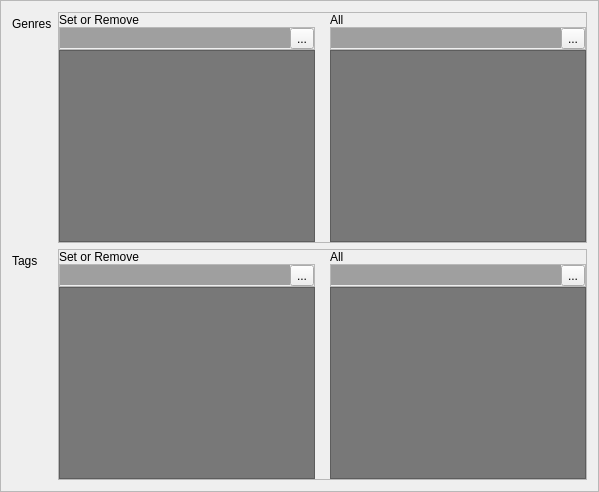
    <widget class="QFrame" name="frame">
     <property name="frameShape">
      <enum>QFrame::StyledPanel</enum>
     </property>
     <property name="frameShadow">
      <enum>QFrame::Sunken</enum>
     </property>
     <layout class="QFormLayout" name="formLayout">
      <item row="0" column="0">
       <widget class="QLabel" name="label_24">
        <property name="text">
         <string>Genres</string>
        </property>
       </widget>
      </item>
      <item row="1" column="0">
       <widget class="QLabel" name="label_32">
        <property name="text">
         <string>Tags</string>
        </property>
       </widget>
      </item>
      <item row="1" column="1">
       <widget class="QFrame" name="frame_17">
        <property name="frameShape">
         <enum>QFrame::StyledPanel</enum>
        </property>
        <property name="frameShadow">
         <enum>QFrame::Raised</enum>
        </property>
        <layout class="QGridLayout" name="gridLayout_5">
         <property name="leftMargin">
          <number>0</number>
         </property>
         <property name="topMargin">
          <number>0</number>
         </property>
         <property name="rightMargin">
          <number>0</number>
         </property>
         <property name="bottomMargin">
          <number>0</number>
         </property>
         <property name="horizontalSpacing">
          <number>15</number>
         </property>
         <property name="verticalSpacing">
          <number>0</number>
         </property>
         <item row="0" column="0">
          <widget class="QLabel" name="label_34">
           <property name="text">
            <string>Set or Remove</string>
           </property>
          </widget>
         </item>
         <item row="1" column="0">
          <widget class="QFrame" name="frame_16">
           <property name="frameShape">
            <enum>QFrame::StyledPanel</enum>
           </property>
           <property name="frameShadow">
            <enum>QFrame::Raised</enum>
           </property>
           <layout class="QHBoxLayout" name="horizontalLayout_13">
            <property name="spacing">
             <number>0</number>
            </property>
            <property name="leftMargin">
             <number>0</number>
            </property>
            <property name="topMargin">
             <number>0</number>
            </property>
            <property name="rightMargin">
             <number>0</number>
            </property>
            <property name="bottomMargin">
             <number>0</number>
            </property>
            <item>
             <widget class="QLineEdit" name="tags_yes">
              <property name="palette">
               <palette>
                <active>
                 <colorrole role="Base">
                  <brush brushstyle="SolidPattern">
                   <color alpha="255">
                    <red>159</red>
                    <green>159</green>
                    <blue>159</blue>
                   </color>
                  </brush>
                 </colorrole>
                </active>
                <inactive>
                 <colorrole role="Base">
                  <brush brushstyle="SolidPattern">
                   <color alpha="255">
                    <red>159</red>
                    <green>159</green>
                    <blue>159</blue>
                   </color>
                  </brush>
                 </colorrole>
                </inactive>
                <disabled>
                 <colorrole role="Base">
                  <brush brushstyle="SolidPattern">
                   <color alpha="255">
                    <red>108</red>
                    <green>108</green>
                    <blue>108</blue>
                   </color>
                  </brush>
                 </colorrole>
                </disabled>
               </palette>
              </property>
              <property name="autoFillBackground">
               <bool>true</bool>
              </property>
              <property name="frame">
               <bool>false</bool>
              </property>
             </widget>
            </item>
            <item>
             <widget class="QToolButton" name="tags_yes_button">
              <property name="text">
               <string>...</string>
              </property>
             </widget>
            </item>
           </layout>
          </widget>
         </item>
         <item row="1" column="1">
          <widget class="QFrame" name="frame_19">
           <property name="frameShape">
            <enum>QFrame::StyledPanel</enum>
           </property>
           <property name="frameShadow">
            <enum>QFrame::Raised</enum>
           </property>
           <layout class="QHBoxLayout" name="horizontalLayout_14">
            <property name="spacing">
             <number>0</number>
            </property>
            <property name="leftMargin">
             <number>0</number>
            </property>
            <property name="topMargin">
             <number>0</number>
            </property>
            <property name="rightMargin">
             <number>0</number>
            </property>
            <property name="bottomMargin">
             <number>0</number>
            </property>
            <item>
             <widget class="QLineEdit" name="tags_no">
              <property name="palette">
               <palette>
                <active>
                 <colorrole role="Base">
                  <brush brushstyle="SolidPattern">
                   <color alpha="255">
                    <red>159</red>
                    <green>159</green>
                    <blue>159</blue>
                   </color>
                  </brush>
                 </colorrole>
                </active>
                <inactive>
                 <colorrole role="Base">
                  <brush brushstyle="SolidPattern">
                   <color alpha="255">
                    <red>159</red>
                    <green>159</green>
                    <blue>159</blue>
                   </color>
                  </brush>
                 </colorrole>
                </inactive>
                <disabled>
                 <colorrole role="Base">
                  <brush brushstyle="SolidPattern">
                   <color alpha="255">
                    <red>108</red>
                    <green>108</green>
                    <blue>108</blue>
                   </color>
                  </brush>
                 </colorrole>
                </disabled>
               </palette>
              </property>
              <property name="autoFillBackground">
               <bool>true</bool>
              </property>
              <property name="frame">
               <bool>false</bool>
              </property>
             </widget>
            </item>
            <item>
             <widget class="QToolButton" name="tags_no_button">
              <property name="text">
               <string>...</string>
              </property>
             </widget>
            </item>
           </layout>
          </widget>
         </item>
         <item row="2" column="0">
          <widget class="QListWidget" name="tags_yes_list">
           <property name="styleSheet">
            <string notr="true">QListWidget{background:rgb(120,120,120)}
QListWidget::item:selected{background: rgb(219, 219, 219)}
QListWidget::item:selected{color:black} </string>
           </property>
           <property name="editTriggers">
            <set>QAbstractItemView::NoEditTriggers</set>
           </property>
          </widget>
         </item>
         <item row="2" column="1">
          <widget class="QListWidget" name="tags_no_list">
           <property name="styleSheet">
            <string notr="true">QListWidget{background:rgb(120,120,120)}
QListWidget::item:selected{background: rgb(219, 219, 219)}
QListWidget::item:selected{color:black} </string>
           </property>
           <property name="editTriggers">
            <set>QAbstractItemView::NoEditTriggers</set>
           </property>
          </widget>
         </item>
         <item row="0" column="1">
          <widget class="QLabel" name="label_33">
           <property name="text">
            <string>All</string>
           </property>
          </widget>
         </item>
        </layout>
       </widget>
      </item>
      <item row="0" column="1">
       <widget class="QFrame" name="frame_14">
        <property name="frameShape">
         <enum>QFrame::StyledPanel</enum>
        </property>
        <property name="frameShadow">
         <enum>QFrame::Raised</enum>
        </property>
        <layout class="QGridLayout" name="gridLayout_4">
         <property name="leftMargin">
          <number>0</number>
         </property>
         <property name="topMargin">
          <number>0</number>
         </property>
         <property name="rightMargin">
          <number>0</number>
         </property>
         <property name="bottomMargin">
          <number>0</number>
         </property>
         <property name="horizontalSpacing">
          <number>15</number>
         </property>
         <property name="verticalSpacing">
          <number>0</number>
         </property>
         <item row="0" column="1">
          <widget class="QLabel" name="label_30">
           <property name="text">
            <string>All</string>
           </property>
          </widget>
         </item>
         <item row="0" column="0">
          <widget class="QLabel" name="label_29">
           <property name="text">
            <string>Set or Remove</string>
           </property>
          </widget>
         </item>
         <item row="2" column="1">
          <widget class="QListWidget" name="genres_no_list">
           <property name="styleSheet">
            <string notr="true">QListWidget{background:rgb(120,120,120)}
QListWidget::item:selected{background: rgb(219, 219, 219)}
QListWidget::item:selected{color:black} </string>
           </property>
           <property name="editTriggers">
            <set>QAbstractItemView::NoEditTriggers</set>
           </property>
          </widget>
         </item>
         <item row="2" column="0">
          <widget class="QListWidget" name="genres_yes_list">
           <property name="styleSheet">
            <string notr="true">QListWidget{background:rgb(120,120,120)}
QListWidget::item:selected{background: rgb(219, 219, 219)}
QListWidget::item:selected{color:black} </string>
           </property>
           <property name="editTriggers">
            <set>QAbstractItemView::NoEditTriggers</set>
           </property>
          </widget>
         </item>
         <item row="1" column="0">
          <widget class="QFrame" name="frame_7">
           <property name="frameShape">
            <enum>QFrame::StyledPanel</enum>
           </property>
           <property name="frameShadow">
            <enum>QFrame::Raised</enum>
           </property>
           <layout class="QHBoxLayout" name="horizontalLayout_11">
            <property name="spacing">
             <number>0</number>
            </property>
            <property name="leftMargin">
             <number>0</number>
            </property>
            <property name="topMargin">
             <number>0</number>
            </property>
            <property name="rightMargin">
             <number>0</number>
            </property>
            <property name="bottomMargin">
             <number>0</number>
            </property>
            <item>
             <widget class="QLineEdit" name="genres_yes">
              <property name="palette">
               <palette>
                <active>
                 <colorrole role="Base">
                  <brush brushstyle="SolidPattern">
                   <color alpha="255">
                    <red>159</red>
                    <green>159</green>
                    <blue>159</blue>
                   </color>
                  </brush>
                 </colorrole>
                </active>
                <inactive>
                 <colorrole role="Base">
                  <brush brushstyle="SolidPattern">
                   <color alpha="255">
                    <red>159</red>
                    <green>159</green>
                    <blue>159</blue>
                   </color>
                  </brush>
                 </colorrole>
                </inactive>
                <disabled>
                 <colorrole role="Base">
                  <brush brushstyle="SolidPattern">
                   <color alpha="255">
                    <red>108</red>
                    <green>108</green>
                    <blue>108</blue>
                   </color>
                  </brush>
                 </colorrole>
                </disabled>
               </palette>
              </property>
              <property name="autoFillBackground">
               <bool>true</bool>
              </property>
              <property name="frame">
               <bool>false</bool>
              </property>
             </widget>
            </item>
            <item>
             <widget class="QToolButton" name="genres_yes_button">
              <property name="text">
               <string>...</string>
              </property>
             </widget>
            </item>
           </layout>
          </widget>
         </item>
         <item row="1" column="1">
          <widget class="QFrame" name="frame_15">
           <property name="frameShape">
            <enum>QFrame::StyledPanel</enum>
           </property>
           <property name="frameShadow">
            <enum>QFrame::Raised</enum>
           </property>
           <layout class="QHBoxLayout" name="horizontalLayout_12">
            <property name="spacing">
             <number>0</number>
            </property>
            <property name="leftMargin">
             <number>0</number>
            </property>
            <property name="topMargin">
             <number>0</number>
            </property>
            <property name="rightMargin">
             <number>0</number>
            </property>
            <property name="bottomMargin">
             <number>0</number>
            </property>
            <item>
             <widget class="QLineEdit" name="genres_no">
              <property name="palette">
               <palette>
                <active>
                 <colorrole role="Base">
                  <brush brushstyle="SolidPattern">
                   <color alpha="255">
                    <red>159</red>
                    <green>159</green>
                    <blue>159</blue>
                   </color>
                  </brush>
                 </colorrole>
                </active>
                <inactive>
                 <colorrole role="Base">
                  <brush brushstyle="SolidPattern">
                   <color alpha="255">
                    <red>159</red>
                    <green>159</green>
                    <blue>159</blue>
                   </color>
                  </brush>
                 </colorrole>
                </inactive>
                <disabled>
                 <colorrole role="Base">
                  <brush brushstyle="SolidPattern">
                   <color alpha="255">
                    <red>108</red>
                    <green>108</green>
                    <blue>108</blue>
                   </color>
                  </brush>
                 </colorrole>
                </disabled>
               </palette>
              </property>
              <property name="autoFillBackground">
               <bool>true</bool>
              </property>
              <property name="frame">
               <bool>false</bool>
              </property>
             </widget>
            </item>
            <item>
             <widget class="QToolButton" name="genres_no_button">
              <property name="text">
               <string>...</string>
              </property>
             </widget>
            </item>
           </layout>
          </widget>
         </item>
        </layout>
       </widget>
      </item>
     </layout>
    </widget>
